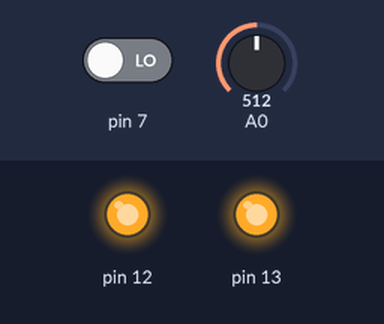
The sketch below on a simulated Arduino Uno, built with avr-gcc and run on an emulated ATmega328P. Parts: output pins drawn as LEDs (lit = HIGH). The test bench sets the inputs (shaded band); at power-on: A0 = 512, pin 7 LOW.

Above: at 1.2 s.
1.3 s: A0 set to 693
2.8 s: A0 set to 715
At 3.9 s:
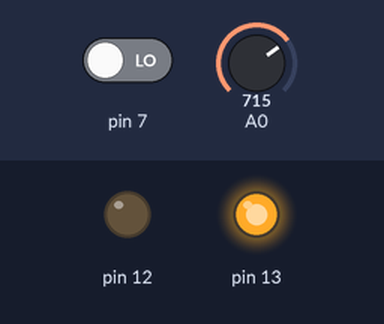
4.3 s: pin 7 driven HIGH
At 5.0 s:
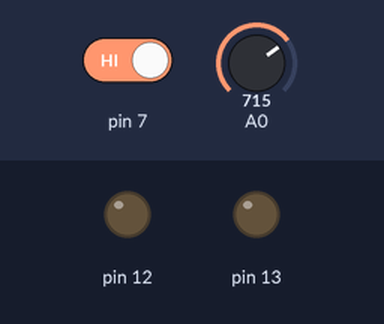
5.8 s: A0 set to 690
At 6.1 s:
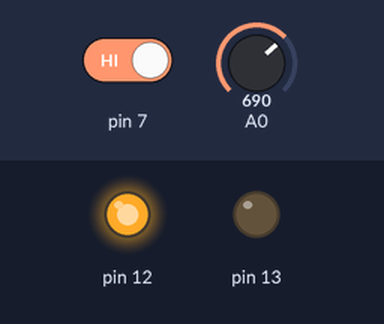
7.3 s: A0 set to 710
At 8.5 s:
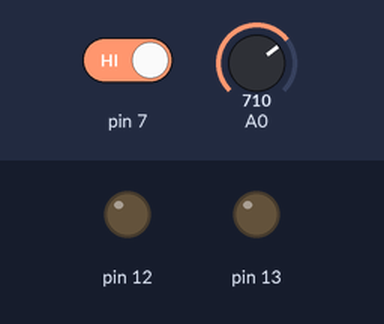
8.8 s: A0 set to 511
At 9.6 s:
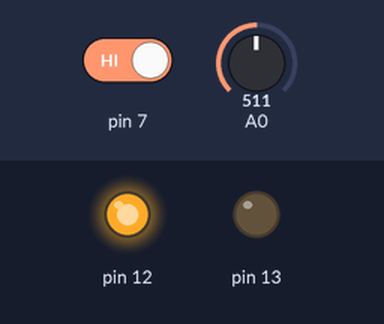
Timing chart, 0 to 11.3 s (numbered marks = the images above; inputs shaded):
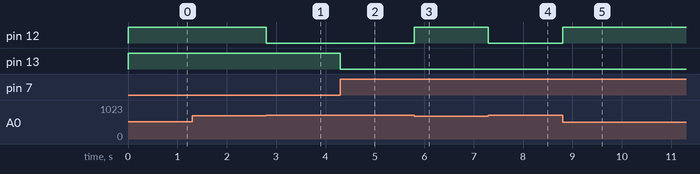

The sketch:

casa_automatizada.ino
```cpp
//Tipo de sensor usado
const bool return_sensor = HIGH;

//Acionamento por rele
const bool LIGAR = LOW;

//Limite de luminosidade
const int LIMITE_LUZ = 700;

//classe para funcionamento de comodos de uma casa
class Comodo {

 int pino_sensor, pino_lampada;

    int ler_digital(){
        if (digitalRead(pino_sensor)==return_sensor){
            return HIGH;
        }else {
            return LOW;
        }
    }
    int ler_analog(){
        if(analogRead(pino_sensor)>LIMITE_LUZ){
            return HIGH;
        }else{
            return LOW;
        }
    }
    void ligar (){
        digitalWrite(pino_lampada,LIGAR);
    }
    void desligar(){
        digitalWrite(pino_lampada,!LIGAR);
    }

  public:

  Comodo(int pino_entrada, int pino_saida){
     pino_sensor = pino_entrada;
     pino_lampada = pino_saida;
    pinMode(pino_sensor,INPUT);
    pinMode(pino_lampada,OUTPUT);
  }

    void update_digital(){
        if(ler_digital()){
            ligar();
        }else {
            desligar();
        }
    }
    void update_analog(){
        if(ler_analog()){
            ligar();
        }else {
            desligar();
        }
    }
};
//criação de uma sala interna e uma area externa
Comodo sala_um = Comodo(7,13);
Comodo sala_externa = Comodo(A0,12);

void setup(){

}
void loop (){

    sala_um.update_digital();

    sala_externa.update_analog();

}
```

Measured:
- the behaviour switches between 700 and 701 on A0 (found by bisection; images 0 and 1)
- after the input at 1.3 s, every drawn part: stays the same
- after the input at 2.8 s, pin 12: HIGH → LOW at once
- after the input at 4.3 s, pin 13: HIGH → LOW at once
- after the input at 5.8 s, pin 12: LOW → HIGH at once
- after the input at 7.3 s, pin 12: HIGH → LOW at once
- after the input at 8.8 s, pin 12: LOW → HIGH at once
